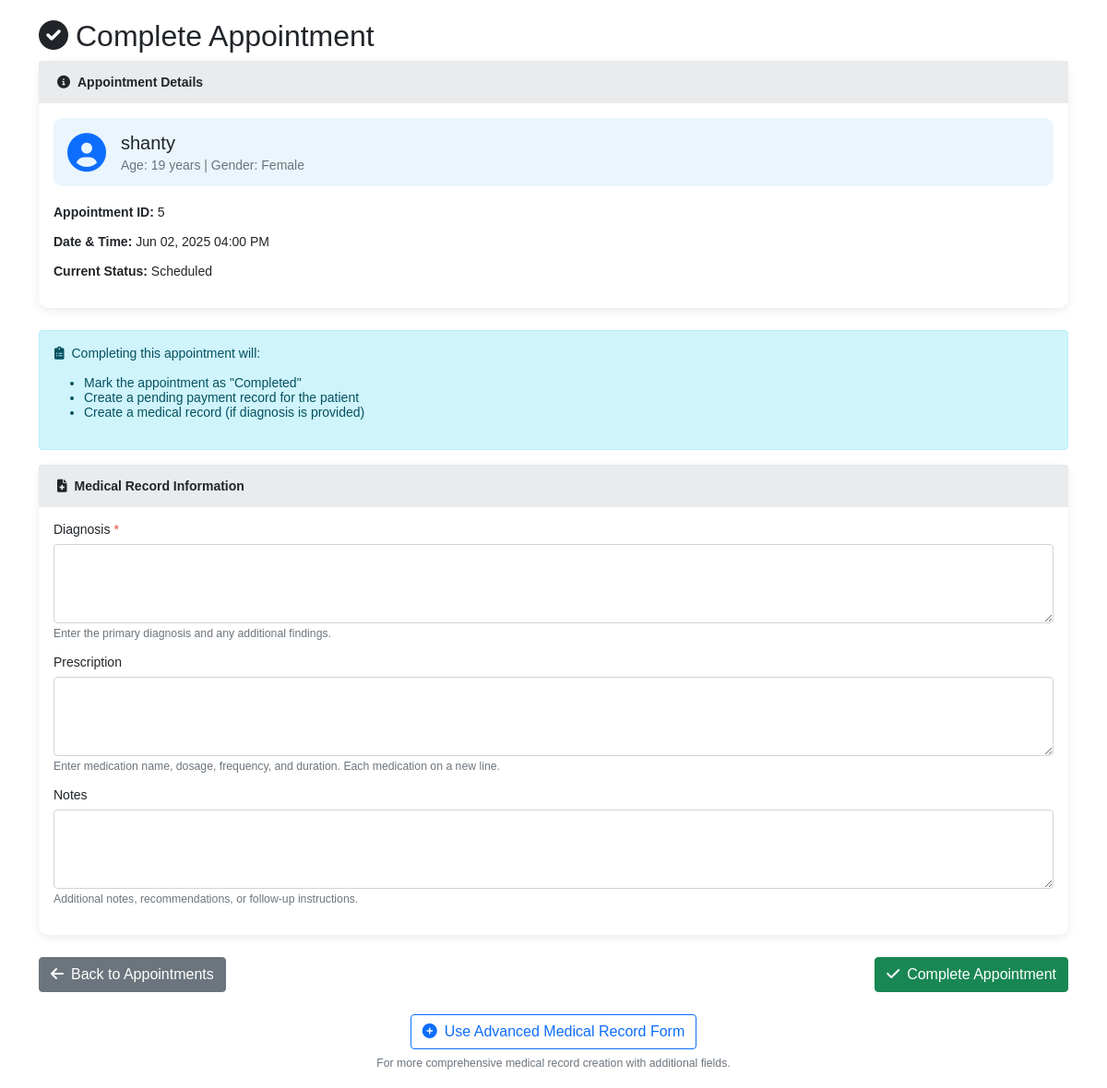
Screenshot of /complete_appointment.php?id=5 (signed in) with the database file from the repository.
### tables this page shows
CREATE TABLE `appointments` (
  `appointment_id` int(11) NOT NULL,
  `patient_id` int(11) NOT NULL,
  `doctor_id` int(11) NOT NULL,
  `appointment_datetime` datetime NOT NULL,
  `status` enum('Scheduled','Completed','Cancelled') DEFAULT 'Scheduled',
  `notes` text DEFAULT NULL,
  `created_at` timestamp NOT NULL DEFAULT current_timestamp()
);

CREATE TABLE `patients` (
  `patient_id` int(11) NOT NULL,
  `name` varchar(100) NOT NULL,
  `dob` date NOT NULL,
  `gender` enum('Male','Female','Other') NOT NULL,
  `phone` varchar(20) NOT NULL,
  `email` varchar(100) DEFAULT NULL,
  `address` text NOT NULL,
  `username` varchar(50) NOT NULL,
  `password` varchar(255) NOT NULL,
  `created_at` timestamp NOT NULL DEFAULT current_timestamp()
);

### complete_appointment.php (the view, shortened to what this page needs)
<?php
require_once "config.php";
$appointment_id = $_GET["id"];
$sql = "SELECT a.*, p.name as patient_name, p.dob, p.gender FROM appointments a
        JOIN patients p ON a.patient_id = p.patient_id
        WHERE a.appointment_id = ? AND a.doctor_id = ? AND a.status = 'Scheduled'";
if($stmt = mysqli_prepare($conn, $sql)){
    mysqli_stmt_bind_param($stmt, "ii", $param_appointment_id, $param_doctor_id);
    if(mysqli_stmt_execute($stmt)){
        $result = mysqli_stmt_get_result($stmt);
        if(mysqli_num_rows($result) == 1){
            $appointment = mysqli_fetch_array($result);
            $patient_name = $appointment["patient_name"];
        } else {
            $_SESSION["message"] = "Invalid appointment or you don't have permission to complete it.";
            $_SESSION["message_type"] = "danger";
            header("location: appointments.php");
            exit;
        }
    } else {
        echo "Oops! Something went wrong. Please try again later.";
        exit;
    }
}
?>
<!DOCTYPE html>
<html lang="en">
<head>
    <link rel="stylesheet" href="https://cdnjs.cloudflare.com/ajax/libs/bootstrap/5.1.3/css/bootstrap.min.css">
    <link rel="stylesheet" href="https://cdnjs.cloudflare.com/ajax/libs/font-awesome/6.0.0-beta3/css/all.min.css">
</head>
<body>
    <div class="container">
        <h2><i class="fas fa-check-circle me-2"></i>Complete Appointment</h2>
        <div class="card mb-4">
            <div class="card-header">
                <i class="fas fa-info-circle me-2"></i>Appointment Details
            </div>
            <div class="card-body">
                <div class="patient-info">
                    <div class="d-flex align-items-center">
                        <div class="flex-shrink-0">
                            <i class="fas fa-user-circle fa-3x text-primary"></i>
                        </div>
                        <div class="flex-grow-1 ms-3">
                            <h5 class="mb-1"><?php echo htmlspecialchars($patient_name); ?></h5>
                            <p class="mb-0 text-muted">
                                Age: <?php echo date_diff(date_create($appointment["dob"]), date_create('now'))->y; ?> years |
                                Gender: <?php echo htmlspecialchars($appointment["gender"]); ?>
                            </p>
                        </div>
                    </div>
                </div>
                <p><strong>Appointment ID:</strong> <?php echo $appointment_id; ?></p>
                <p><strong>Date & Time:</strong> <?php echo date('M d, Y h:i A', strtotime($appointment["appointment_datetime"])); ?></p>
                <p><strong>Current Status:</strong> <?php echo $appointment["status"]; ?></p>
            </div>
        </div>
        <div class="alert alert-info">
            <p><i class="fas fa-clipboard-list me-2"></i>Completing this appointment will:</p>
            <ul>
                <li>Mark the appointment as "Completed"</li>
                <li>Create a pending payment record for the patient</li>
                <li>Create a medical record (if diagnosis is provided)</li>
            </ul>
        </div>
        <form action="<?php echo htmlspecialchars($_SERVER["PHP_SELF"]) . "?id=" . $appointment_id; ?>" method="post">
            <div class="card mb-4">
                <div class="card-header">
                    <i class="fas fa-file-medical me-2"></i>Medical Record Information
                </div>
                <div class="card-body">
                    <div class="mb-3">
                        <label for="diagnosis" class="form-label required-field">Diagnosis</label>
                        <textarea class="form-control" id="diagnosis" name="diagnosis" rows="3" required></textarea>
                        <div class="form-text">Enter the primary diagnosis and any additional findings.</div>
                    </div>
                    <div class="mb-3">
                        <label for="prescription" class="form-label">Prescription</label>
                        <textarea class="form-control" id="prescription" name="prescription" rows="3"></textarea>
                        <div class="form-text">Enter medication name, dosage, frequency, and duration. Each medication on a new line.</div>
                    </div>
                    <div class="mb-3">
                        <label for="notes" class="form-label">Notes</label>
                        <textarea class="form-control" id="notes" name="notes" rows="3"></textarea>
                        <div class="form-text">Additional notes, recommendations, or follow-up instructions.</div>
                    </div>
                </div>
            </div>
            <div class="d-flex justify-content-between">
                <a href="appointments.php" class="btn btn-secondary">
                    <i class="fas fa-arrow-left me-2"></i>Back to Appointments
                </a>
                <button type="submit" class="btn btn-success">
                    <i class="fas fa-check me-2"></i>Complete Appointment
                </button>
            </div>
        </form>
        <div class="mt-4 text-center">
            <a href="add_record.php?appointment_id=<?php echo $appointment_id; ?>" class="btn btn-outline-primary">
                <i class="fas fa-plus-circle me-2"></i>Use Advanced Medical Record Form
            </a>
            <div class="form-text mt-2">For more comprehensive medical record creation with additional fields.</div>
        </div>
    </div>
</body>
</html>

### complete_appointment.php (style rules this page uses)
body { font: 14px sans-serif; padding: 20px; }
.patient-info { background-color: rgba(52, 152, 219, 0.1); border-radius: 10px; padding: 15px; margin-bottom: 20px; }
.required-field::after { content: '*'; color: #e74c3c; margin-left: 4px; }
.card { border: none; border-radius: 10px; box-shadow: 0 3px 10px rgba(0, 0, 0, 0.08); margin-bottom: 20px; }
.card-header { font-weight: 600; background-color: rgba(44, 62, 80, 0.1); border-bottom: none; padding: 15px 20px; }

### rows the page displays
appointments: patient.name "shanty", patient.dob "19", patient.gender "Female", appointment_datetime "Jun 02, 2025 04:00 PM", status "Scheduled"

### other values shown
$appointment_id "5"
